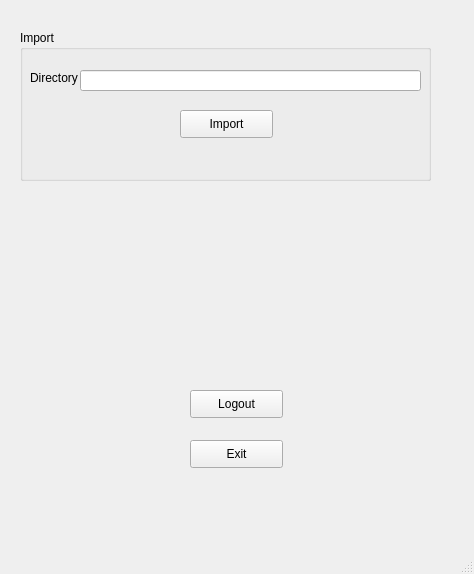
<?xml version="1.0" encoding="UTF-8"?>
<ui version="4.0">
 <class>MainWindow</class>
 <widget class="QMainWindow" name="MainWindow">
  <property name="geometry">
   <rect>
    <x>0</x>
    <y>0</y>
    <width>474</width>
    <height>574</height>
   </rect>
  </property>
  <property name="windowTitle">
   <string>MainWindow</string>
  </property>
  <widget class="QWidget" name="centralwidget">
   <widget class="QGroupBox" name="groupBox">
    <property name="geometry">
     <rect>
      <x>20</x>
      <y>30</y>
      <width>411</width>
      <height>151</height>
     </rect>
    </property>
    <property name="title">
     <string>Import</string>
    </property>
    <widget class="QLabel" name="lbl_dir">
     <property name="geometry">
      <rect>
       <x>10</x>
       <y>40</y>
       <width>53</width>
       <height>16</height>
      </rect>
     </property>
     <property name="text">
      <string>Directory</string>
     </property>
    </widget>
    <widget class="QLineEdit" name="txt_dir">
     <property name="geometry">
      <rect>
       <x>60</x>
       <y>40</y>
       <width>341</width>
       <height>21</height>
      </rect>
     </property>
    </widget>
    <widget class="QPushButton" name="btn_import">
     <property name="geometry">
      <rect>
       <x>160</x>
       <y>80</y>
       <width>93</width>
       <height>28</height>
      </rect>
     </property>
     <property name="text">
      <string>Import</string>
     </property>
    </widget>
   </widget>
   <widget class="QPushButton" name="btn_logout">
    <property name="geometry">
     <rect>
      <x>190</x>
      <y>390</y>
      <width>93</width>
      <height>28</height>
     </rect>
    </property>
    <property name="text">
     <string>Logout</string>
    </property>
   </widget>
   <widget class="QPushButton" name="btn_exit">
    <property name="geometry">
     <rect>
      <x>190</x>
      <y>440</y>
      <width>93</width>
      <height>28</height>
     </rect>
    </property>
    <property name="text">
     <string>Exit</string>
    </property>
   </widget>
  </widget>
  <widget class="QMenuBar" name="menubar">
   <property name="geometry">
    <rect>
     <x>0</x>
     <y>0</y>
     <width>474</width>
     <height>26</height>
    </rect>
   </property>
  </widget>
  <widget class="QStatusBar" name="statusbar"/>
 </widget>
 <resources/>
 <connections/>
</ui>
